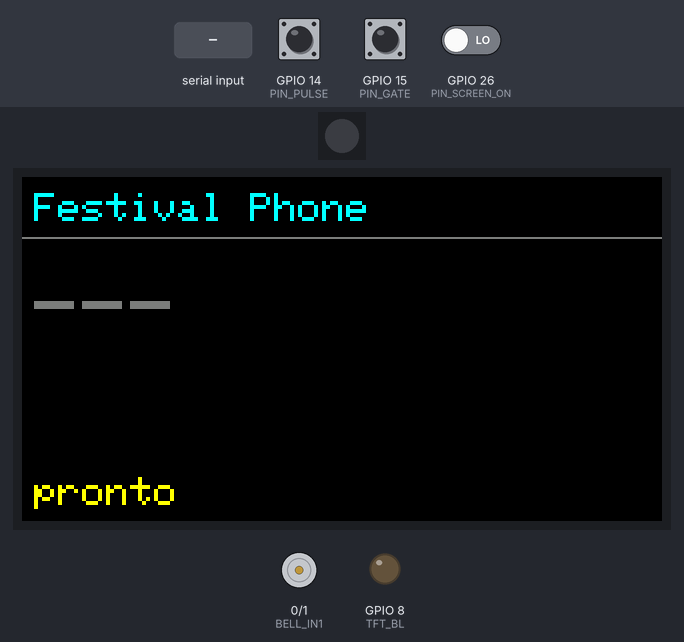
A sketch run on a simulated ESP32. Parts: 1 RGB LEDs in strip order, left to right, 320×172 colour display, motor-driver pin pairs drawn as motors (green arrow = first pin HIGH = forward, orange = second pin HIGH = backward, longer = more drive), output pins drawn as LEDs (lit = HIGH). The inputs (shaded band) are chosen by the test bench; at power-on: GPIO 26 (PIN_SCREEN_ON) LOW, GPIO 15 (PIN_GATE) HIGH, GPIO 14 (PIN_PULSE) HIGH. What the sketch prints to the serial monitor is not drawn.

Above: at 4.4 s.
4.5 s: "INCOMING\n" received over the second serial link
At 6.6 s:
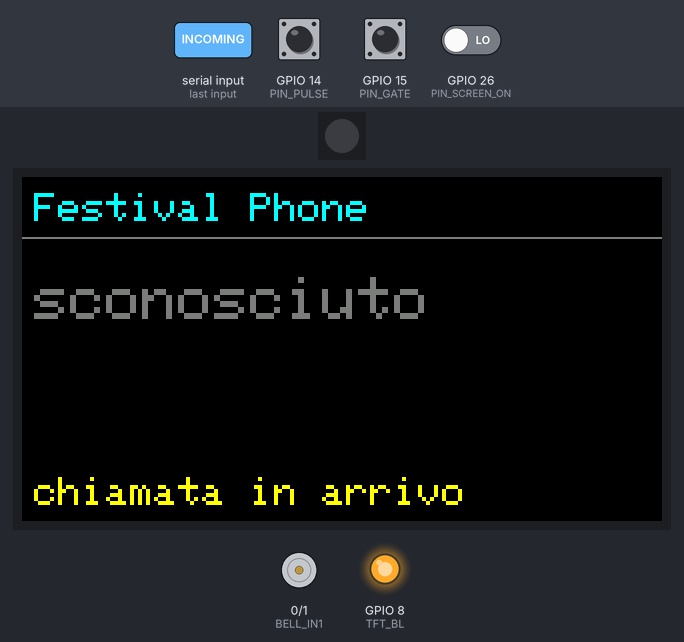
7.0 s: GPIO 26 (PIN_SCREEN_ON) driven HIGH
At 8.3 s:
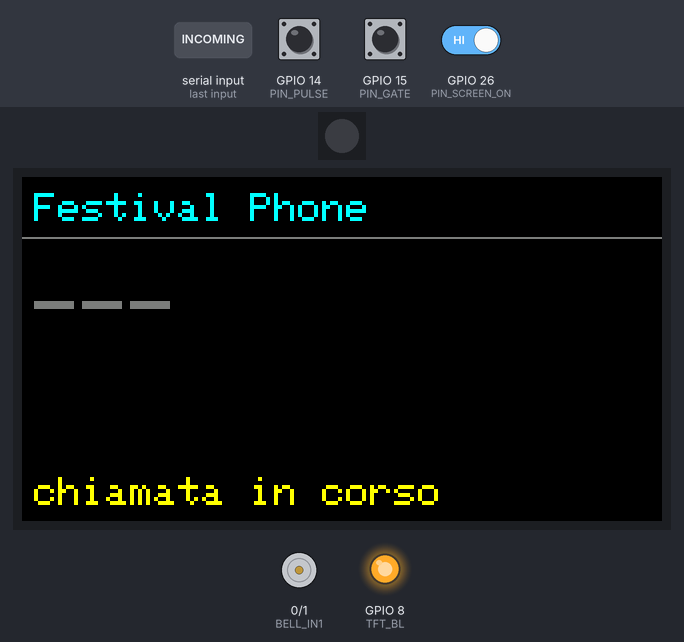
8.6 s: "CALLEND\n" received over the second serial link
At 8.9 s:
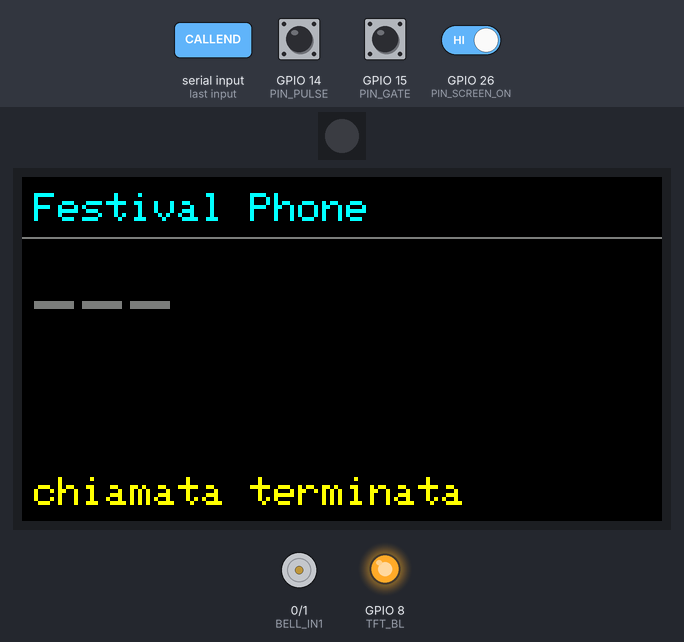
10.1 s: GPIO 15 (PIN_GATE) pulled LOW for 0.15 s
At 11.3 s:
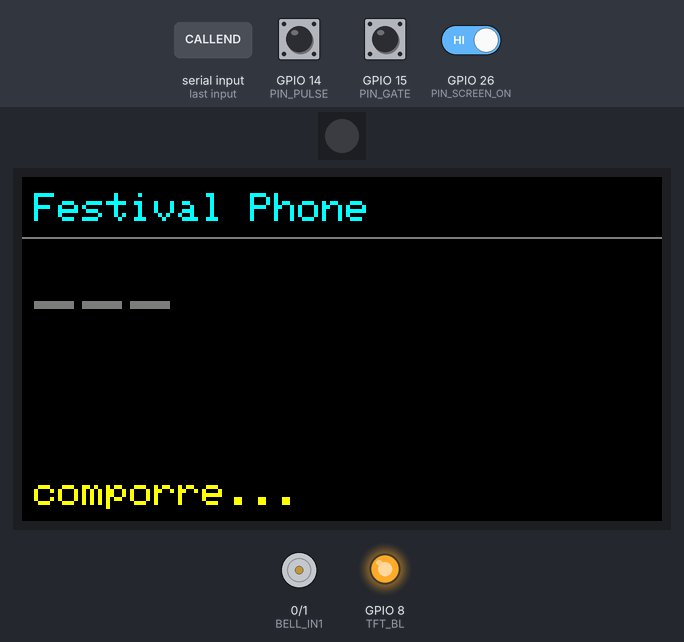
11.8 s: GPIO 15 (PIN_GATE) pulled LOW for 1 s
At 12.6 s:
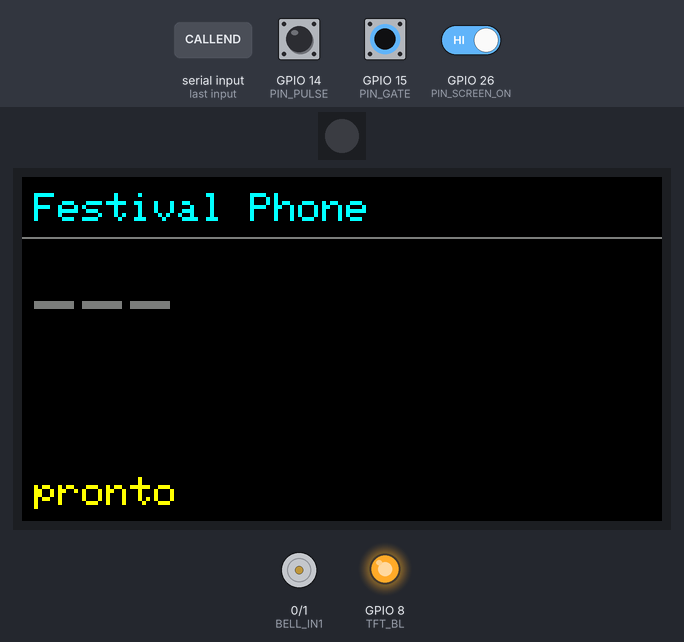
14.3 s: "INCOMING\n" received over the second serial link
At 15.7 s:
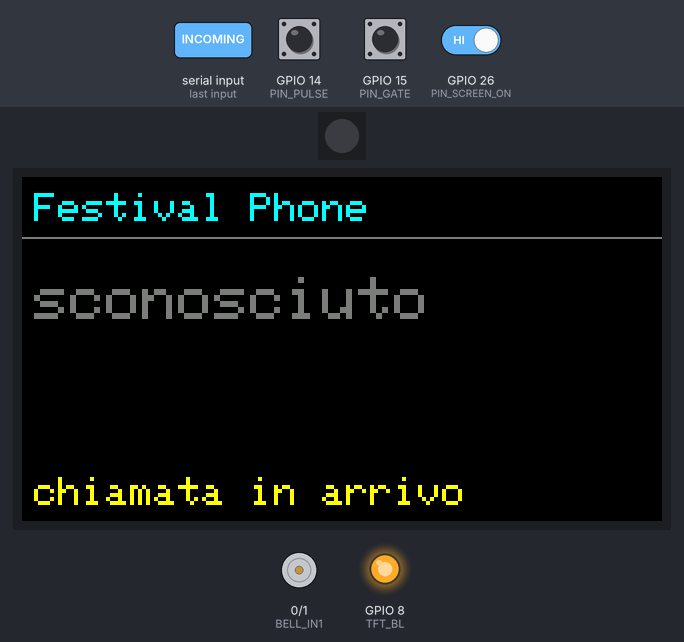
Timing chart, 0 to 17.3 s (numbered marks = the images above; inputs shaded):
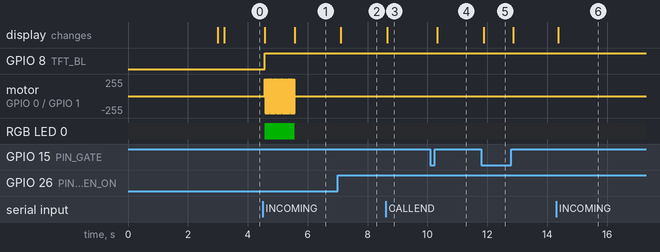

The sketch:

festival_phone_dial_display.ino
```cpp
/*
  Festival Phone - Lettura disco combinatore + display ST7789 1.47"
  ------------------------------------------------------------------
  Board  : Waveshare RP2040-Zero (arduino-pico core, Earle Philhower)
  Display: 1.47" ST7789 172x320 SPI (IPS)
  IDE    : Arduino IDE

  Librerie richieste (Library Manager):
    "Adafruit GFX Library"
    "Adafruit ST7735 and ST7789 Library"
    "Adafruit NeoPixel"

  Selezione board:
    Tools > Board > "Raspberry Pi Pico/RP2040" > Waveshare RP2040-Zero

  ------------------------------------------------------------------
  CABLAGGIO DISPLAY (SPI0)          CABLAGGIO DISCO
    SCK  -> GP2                       impulsi (nsi) -> GP14
    MOSI -> GP3                       gate (fuori-riposo) -> GP15
    CS   -> GP5                     (entrambi con INPUT_PULLUP interno,
    DC   -> GP6                      altro capo a GND)
    RST  -> GP7
    BL   -> GP8
    VCC  -> 3V3   GND -> GND

  CABLAGGIO CAMPANELLO (L298N canale A, logica da suoneria_rp2040.ino)
    L298N IN1 <- GP0
    L298N IN2 <- GP1
    L298N ENA :  jumper inserito (ponte H sempre abilitato)
    L298N OUT1/OUT2 -> bobina della suoneria
    GND comune tra L298N, RP2350 e negativo 12 V
    GP16 = WS2812 NeoPixel onboard: verde mentre il campanello batte

  UART VERSO IL PI ZERO 2W (Serial1, 115200 8N1)
    GP12 (TX, RP2350) -> RXD Pi Zero 2W (GPIO15 / pin 10)
    GP13 (RX, RP2350) -> TXD Pi Zero 2W (GPIO14 / pin 8)
    GND comune tra le due schede (entrambe logica 3.3V, niente level shifter)

  ------------------------------------------------------------------
  LOGICA DISCO
    - Contatto impulsi (nsi): a riposo HIGH, va LOW N volte  (0 = 10 impulsi)
    - Contatto fuori-riposo (gate): chiuso a riposo, si apre durante la
      composizione. Usato come finestra "composizione in corso" che
      inquadra il treno di impulsi (reset all'apertura, lettura alla chiusura).
    - Il numero viene inoltrato al Pi Zero 2W via UART quando passano 3s
      senza una nuova cifra (fine composizione presunta).
    - Cornetta riappesa (PIN_SCREEN_ON va LOW): invia "HANGUP" al Pi Zero 2W
      via UART, che a sua volta manda AT+CHUP al SIM7600 per chiudere la chiamata.

  CHIAMATE IN ARRIVO
    - Il Pi manda "INCOMING [numero]": lo schermo si accende e mostra il
      numero del chiamante (o "sconosciuto" se nascosto).
    - Cornetta sollevata mentre squilla: invia "ANSWER" -> il Pi risponde (ATA).
    - Se la cornetta era gia' alzata quando arriva la chiamata, riagganciare
      NON rifiuta la chiamata: basta rialzarla per rispondere.
    - Il Pi manda "CALLEND" quando l'altro riattacca o la chiamata e' persa.
    - Il campanello suona (1s ON / 4s OFF, onda quadra bipolare 25 Hz) solo
      mentre squilla E la cornetta e' appesa. Se il Pi smette di mandare
      INCOMING (lo ripete a ogni RING) per INCOMING_TIMEOUT_MS, lo squillo
      si ferma comunque: niente campanello infinito se il Pi si blocca.

  PROTOCOLLO UART RP2350 -> PI (vedi PiZero/festival_phone_dialer.py)
    - riga di sole cifre  -> il Pi compone quel numero (ATD<numero>; sul SIM7600)
    - riga "HANGUP"       -> il Pi chiude la chiamata in corso (AT+CHUP)
    - riga "ANSWER"       -> il Pi risponde alla chiamata in arrivo (ATA)
  PROTOCOLLO UART PI -> RP2350
    - "INCOMING [numero]" -> chiamata in arrivo (numero opzionale)
    - "CALLEND"           -> chiamata terminata dall'altra parte / persa
*/

#include <SPI.h>
#include <Adafruit_GFX.h>
#include <Adafruit_ST7789.h>
#include <Adafruit_NeoPixel.h>

// ---------- PIN DISPLAY (SPI0) ----------
#define TFT_SCK   2
#define TFT_MOSI  3
#define TFT_CS    5
#define TFT_DC    6
#define TFT_RST   7
#define TFT_BL    8

// ---------- PIN DISCO ----------
#define PIN_PULSE 14   // contatto impulsi (nsi)
#define PIN_GATE  15    // contatto fuori-riposo (finestra composizione)

// ---------- PIN ACCENSIONE SCHERMO ----------
#define PIN_SCREEN_ON 26   // HIGH = schermo acceso, LOW = retroilluminazione spenta

// ---------- UART VERSO IL PI ZERO 2W ----------
#define PI_UART_TX 12
#define PI_UART_RX 13
const uint32_t NUMBER_SEND_TIMEOUT_MS = 3000;   // silenzio dopo l'ultima cifra prima di inviare
const uint16_t SCREEN_DEBOUNCE_MS     = 50;     // stabilita' richiesta sul sensore hook (filtra i disturbi RF del modem)

// ---------- CAMPANELLO (L298N) ----------
#define BELL_IN1 0
#define BELL_IN2 1
#define LED_PIN  16   // WS2812 onboard

// Se l'ancora scatta una volta e resta ferma invece di oscillare, invertire
// i fili IN1/IN2 (la suoneria bistabile e' polarizzata).
const uint16_t RING_FREQ_HZ   = 25;                          // da regolare a orecchio tra 20 e 25 Hz
const uint16_t HALF_PERIOD_MS = 1000 / (2 * RING_FREQ_HZ);   // 20 ms a 25 Hz
const uint16_t RING_ON_MS     = 1000;                        // durata di uno squillo
const uint16_t RING_OFF_MS    = 4000;                        // pausa tra gli squilli
const uint32_t INCOMING_TIMEOUT_MS = 12000;                  // sicurezza: nessun INCOMING dal Pi -> stop

// ---------- LIVELLI LOGICI (configurabili) ----------
// Impulso attivo = LOW (a riposo HIGH): contiamo i fronti di discesa.
// Gate "composizione in corso" = contatto aperto -> con pull-up = HIGH.
// Se sul TUO cablaggio il gate risulta invertito, metti GATE_DIALING a LOW.
#define GATE_DIALING  HIGH

// ---------- TEMPI ----------
// Debounce a campionamento (livello stabile per N ms), stessa tecnica del
// gate: piu' robusto del vecchio interrupt+timeout contro rimbalzi irregolari.
const uint16_t PULSE_DEBOUNCE_MS = 20;     // il livello deve restare stabile 20ms
const uint16_t GATE_DEBOUNCE_MS  = 15;     // il gate commuta 1 volta per cifra
const uint8_t  MAX_DIGITS        = 24;

// ---------- DEBUG ----------
// Se attivo, stampa su Serial ogni impulso valido riconosciuto.
#define DEBUG_PULSES 1

// ---------- COLORI ----------
#define COL_TITLE   ST77XX_CYAN
#define COL_NUM     ST77XX_GREEN
#define COL_DIM     0x7BEF   // grigio
#define COL_STATUS  ST77XX_YELLOW

// ---------- DISPLAY ----------
// L'offset di centraggio (pannello 172 nel GRAM 240) e' calcolato
// automaticamente da gfx.init(172, 320) per questa classe di pannelli.
Adafruit_ST7789 gfx = Adafruit_ST7789(&SPI, TFT_CS, TFT_DC, TFT_RST);
Adafruit_NeoPixel led(1, LED_PIN, NEO_GRB + NEO_KHZ800);

// ---------- STATO ----------
uint16_t pulseCount = 0;

String number = "";
bool   dialing = false;
bool   calling = false;   // true da quando il numero e' stato inoltrato al Pi, o dopo aver risposto
bool   ringing = false;   // chiamata in arrivo, non ancora risposta
bool   callEnded = false; // l'altra parte ha chiuso: mostra "chiamata terminata" finche' non si riaggancia
int    hookStable = LOW;  // stato stabile (debounced) di PIN_SCREEN_ON: HIGH = cornetta alzata
uint32_t lastIncomingMs = 0;   // ultimo INCOMING ricevuto dal Pi (watchdog squillo)
int    gateStable = -1;

uint32_t lastDigitTime = 0;
bool     numberSent    = true;   // niente da inviare finche' non arriva una cifra

void setup() {
#if DEBUG_PULSES
  Serial.begin(115200);
  delay(3000);              // tempo per aprire il Serial Monitor dopo il reset da upload
  Serial.println("=== Festival Phone: debug pulses attivo, boot OK ===");
#endif

  pinMode(PIN_PULSE, INPUT_PULLUP);
  pinMode(PIN_GATE,  INPUT_PULLUP);

  pinMode(BELL_IN1, OUTPUT);
  pinMode(BELL_IN2, OUTPUT);
  coilOff();
  led.begin();
  setLed(0, 0, 0);

  pinMode(TFT_BL, OUTPUT);
  pinMode(PIN_SCREEN_ON, INPUT_PULLDOWN);   // stato definito (LOW) quando il sensore hook non conduce (cornetta appesa)
  digitalWrite(TFT_BL, digitalRead(PIN_SCREEN_ON));

  Serial1.setTX(PI_UART_TX);
  Serial1.setRX(PI_UART_RX);
  Serial1.begin(115200);

  // Imposta i pin SPI0 PRIMA di SPI.begin()
  SPI.setSCK(TFT_SCK);
  SPI.setTX(TFT_MOSI);
  SPI.begin();

  gfx.init(172, 320);      // risoluzione nativa del pannello (offset di centraggio calcolato automaticamente)
  gfx.setRotation(1);      // 1 = landscape 320x172

  hookStable = digitalRead(PIN_SCREEN_ON);
  drawScreen();

  gateStable = digitalRead(PIN_GATE);
}

void loop() {
  pollPiUart();

  // Watchdog: il Pi ripete INCOMING a ogni RING; se tace, lo squillo e' finito
  // (o il Pi si e' bloccato) e il campanello non deve restare acceso.
  if (ringing && (millis() - lastIncomingMs) >= INCOMING_TIMEOUT_MS) {
#if DEBUG_PULSES
    Serial.println("Nessun INCOMING dal Pi: fine squillo");
#endif
    ringing = false;
    number = "";
    drawScreen();
  }

  updateBell();

  int screenOnRaw = digitalRead(PIN_SCREEN_ON);
  // Durante lo squillo lo schermo resta acceso anche a cornetta appesa,
  // per mostrare chi sta chiamando.
  digitalWrite(TFT_BL, (screenOnRaw == HIGH || ringing) ? HIGH : LOW);

  // Debounce a livello stabile (stessa tecnica di GATE/PULSE): il sensore hook
  // e' soggetto a disturbi RF del modem durante la chiamata, quindi un singolo
  // fronte non basta a fidarsi del cambio di stato.
  static int      lastScreenOnRead   = screenOnRaw;
  static uint32_t lastScreenOnChange = 0;

  if (screenOnRaw != lastScreenOnRead) {
    lastScreenOnRead = screenOnRaw;
    lastScreenOnChange = millis();
  }
  if (screenOnRaw != hookStable && (millis() - lastScreenOnChange) >= SCREEN_DEBOUNCE_MS) {
    hookStable = screenOnRaw;
    numberSent = true;   // annulla un invio in sospeso: il numero composto non vale piu'
    callEnded = false;

    if (ringing) {
      if (hookStable == HIGH) {
        // Cornetta sollevata mentre squilla: rispondo. Il numero del
        // chiamante resta sullo schermo.
        Serial1.println("ANSWER");
        ringing = false;
        calling = true;
#if DEBUG_PULSES
        Serial.println("ANSWER inviato al Pi Zero");
#endif
      }
      // Cornetta riappesa mentre squilla (era gia' alzata): niente HANGUP,
      // altrimenti rifiuteremmo la chiamata. Si risponde rialzandola.
    } else {
      // Ogni fronte stabile su PIN_SCREEN_ON cancella il numero composto finora:
      // permette di usarlo come tasto di reset in caso di errore.
      number = "";
      calling = false;   // riaggancio: si torna pronti per una nuova composizione

      if (hookStable == LOW) {
        // Cornetta riappesa (fuori-riposo): il Pi deve chiudere la chiamata.
        Serial1.println("HANGUP");
#if DEBUG_PULSES
        Serial.println("HANGUP inviato al Pi Zero");
#endif
      } else {
#if DEBUG_PULSES
        Serial.println("Cornetta sollevata");
#endif
      }
    }

    drawScreen();
  }

  // Numero completo: 3s senza una nuova cifra -> lo inoltro al Pi Zero 2W
  if (!numberSent && !dialing && number.length() && (millis() - lastDigitTime) >= NUMBER_SEND_TIMEOUT_MS) {
    Serial1.println(number);
#if DEBUG_PULSES
    Serial.print("Numero inviato al Pi Zero: ");
    Serial.println(number);
#endif
    numberSent = true;
    calling = true;
    drawScreen();
  }

  static int      lastGateRead   = -1;
  static uint32_t lastGateChange = 0;

  int r = digitalRead(PIN_GATE);
  if (r != lastGateRead) {
    lastGateRead = r;
    lastGateChange = millis();
  }
  if (r != gateStable && (millis() - lastGateChange) >= GATE_DEBOUNCE_MS) {
    gateStable = r;
    handleGate(gateStable);
  }

  // Debounce a livello stabile per il contatto impulsi: conta solo quando il
  // pin resta LOW ininterrottamente per PULSE_DEBOUNCE_MS (filtra i rimbalzi
  // meccanici, anche quelli irregolari, meglio del vecchio interrupt+timeout).
  static int      lastPulseRead   = HIGH;
  static uint32_t lastPulseChange = 0;
  static int      pulseStable     = HIGH;

  int p = digitalRead(PIN_PULSE);
  if (p != lastPulseRead) {
    lastPulseRead = p;
    lastPulseChange = millis();
  }
  if (p != pulseStable && (millis() - lastPulseChange) >= PULSE_DEBOUNCE_MS) {
    int prevStable = pulseStable;
    pulseStable = p;
    if (prevStable == HIGH && pulseStable == LOW) {
      pulseCount++;
#if DEBUG_PULSES
      Serial.print("PULSE valido, totale cifra=");
      Serial.println(pulseCount);
#endif
    }
  }
}

// Legge le righe in arrivo dal Pi senza bloccare il loop (il disco va
// campionato di continuo).
void pollPiUart() {
  static String rx = "";
  while (Serial1.available()) {
    char c = Serial1.read();
    if (c == '\n') {
      rx.trim();
      if (rx.length()) handlePiMessage(rx);
      rx = "";
    } else if (c != '\r' && rx.length() < 64) {
      rx += c;
    }
  }
}

void handlePiMessage(const String& msg) {
#if DEBUG_PULSES
  Serial.print("Dal Pi Zero: ");
  Serial.println(msg);
#endif

  if (msg.startsWith("INCOMING")) {
    if (calling) return;   // gia' in chiamata: ignoro (niente avviso di chiamata)

    String caller = msg.substring(8);
    caller.trim();
    lastIncomingMs = millis();

    // Il Pi puo' mandare INCOMING piu' volte (prima senza numero, poi con il
    // caller ID): ridisegno solo se cambia qualcosa, per evitare sfarfallii.
    if (ringing && (caller.length() == 0 || caller == number)) return;

    if (!ringing) number = "";
    if (caller.length()) number = caller;
    ringing = true;
    dialing = false;
    numberSent = true;   // annulla un eventuale numero composto in sospeso
    callEnded = false;
    drawScreen();
  }
  else if (msg == "CALLEND") {
    if (!ringing && !calling) return;
    ringing = false;
    calling = false;
    // A cornetta alzata lo dico esplicitamente, altrimenti torno a riposo.
    callEnded = (hookStable == HIGH);
    if (!callEnded) number = "";
    drawScreen();
  }
}

void setLed(uint8_t r, uint8_t g, uint8_t b) {
  led.setPixelColor(0, led.Color(r, g, b));
  led.show();
}

// Bobina a riposo: entrambi gli ingressi LOW -> nessuna corrente
void coilOff() {
  digitalWrite(BELL_IN1, LOW);
  digitalWrite(BELL_IN2, LOW);
}

// Versione non bloccante di ringBurst() di suoneria_rp2040.ino: onda quadra
// bipolare a RING_FREQ_HZ per RING_ON_MS, poi pausa RING_OFF_MS. Chiamata a
// ogni giro di loop, cosi' disco, cornetta e UART restano reattivi e lo
// squillo si ferma nell'istante in cui si alza la cornetta.
void updateBell() {
  static bool     active     = false;
  static bool     burstOn    = false;
  static bool     polarity   = false;
  static uint32_t cycleStart = 0;
  static uint32_t lastFlip   = 0;

  bool want = ringing && hookStable == LOW;
  uint32_t now = millis();

  if (!want) {
    if (active) {
      coilOff();
      setLed(0, 0, 0);
      active = burstOn = false;
    }
    return;
  }

  if (!active) {
    active = true;
    cycleStart = now;
    lastFlip = now - HALF_PERIOD_MS;   // primo colpo subito
  }

  bool inBurst = ((now - cycleStart) % (RING_ON_MS + RING_OFF_MS)) < RING_ON_MS;

  if (inBurst != burstOn) {
    burstOn = inBurst;
    if (burstOn) setLed(0, 60, 0);   // verde: il campanello batte
    else       { coilOff(); setLed(0, 0, 0); }
  }

  if (burstOn && (now - lastFlip) >= HALF_PERIOD_MS) {
    lastFlip = now;
    polarity = !polarity;
    digitalWrite(BELL_IN1, polarity ? HIGH : LOW);   // polarita' A -> gong 1
    digitalWrite(BELL_IN2, polarity ? LOW : HIGH);   // polarita' B -> gong 2
  }
}

void handleGate(int level) {
  bool nowDialing = (level == GATE_DIALING);

  // Mentre squilla il disco e' ignorato: non deve sporcare il numero del chiamante.
  if (ringing) return;

  if (nowDialing && !dialing) {
    // inizio composizione di una cifra
    dialing = true;
    pulseCount = 0;
    calling = false;   // si ricomincia a comporre: lo stato "chiamata" non e' piu' valido
    callEnded = false;
    drawScreen();
  }
  else if (!nowDialing && dialing) {
    // fine composizione: leggo il conteggio
    dialing = false;
    finalizeDigit(pulseCount);
  }
}

void finalizeDigit(uint16_t c) {
  if (c == 0) { drawScreen(); return; }   // nessun impulso valido
  if (c > 10) c = 10;                     // clamp di sicurezza
  int digit = (c == 10) ? 0 : c;

  number += String(digit);
  if (number.length() > MAX_DIGITS)
    number = number.substring(number.length() - MAX_DIGITS);

  lastDigitTime = millis();
  numberSent = false;

  drawScreen();
}

void drawScreen() {
  gfx.fillScreen(ST77XX_BLACK);

  gfx.setTextColor(COL_TITLE);
  gfx.setTextSize(2);
  gfx.setCursor(6, 8);
  gfx.print("Festival Phone");

  gfx.drawFastHLine(0, 30, gfx.width(), COL_DIM);

  gfx.setTextWrap(true);
  gfx.setTextSize(4);
  gfx.setCursor(6, 50);
  if (number.length()) {
    gfx.setTextColor(COL_NUM);
    gfx.print(number);
  } else if (ringing) {
    gfx.setTextColor(COL_DIM);
    gfx.setTextSize(3);
    gfx.print("sconosciuto");
  } else {
    gfx.setTextColor(COL_DIM);
    gfx.print("---");
  }

  gfx.setTextColor(COL_STATUS);
  gfx.setTextSize(2);
  gfx.setCursor(6, gfx.height() - 22);
  if (ringing)        gfx.print("chiamata in arrivo");
  else if (calling)   gfx.print("chiamata in corso");
  else if (callEnded) gfx.print("chiamata terminata");
  else if (dialing)   gfx.print("comporre...");
  else                gfx.print("pronto");
}
```

Measured:
- after the input at 4.5 s, GPIO 8 (TFT_BL): LOW → HIGH after 0.06 s; motor on GPIO 0 (BELL_IN1) / GPIO 1 (BELL_IN2): stopped → forward 255/255 after 0.06 s, then repeats every 0.04 s: backward 255/255 0.02 s, forward 255/255 0.02 s, until it stays stopped from 5.6 s
- after the input at 7.0 s, the display: changes after 0.11 s (image 2)
- after the input at 8.6 s, the display: changes after 0.06 s (image 3)
- after the input at 10.1 s, the display: changes after 0.22 s (image 4)
- after the input at 11.8 s, the display: changes after 0.07 s (image 5)
- after the input at 14.3 s, the display: changes after 0.06 s (image 6)
